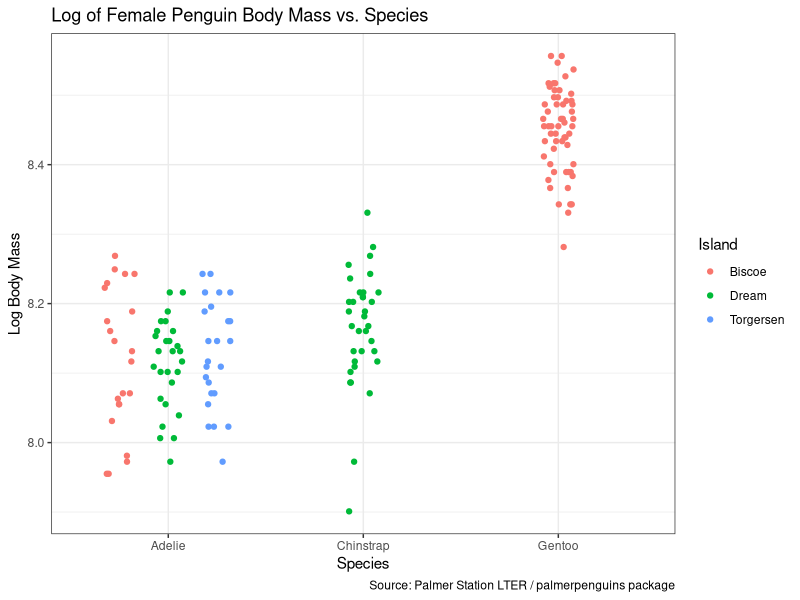
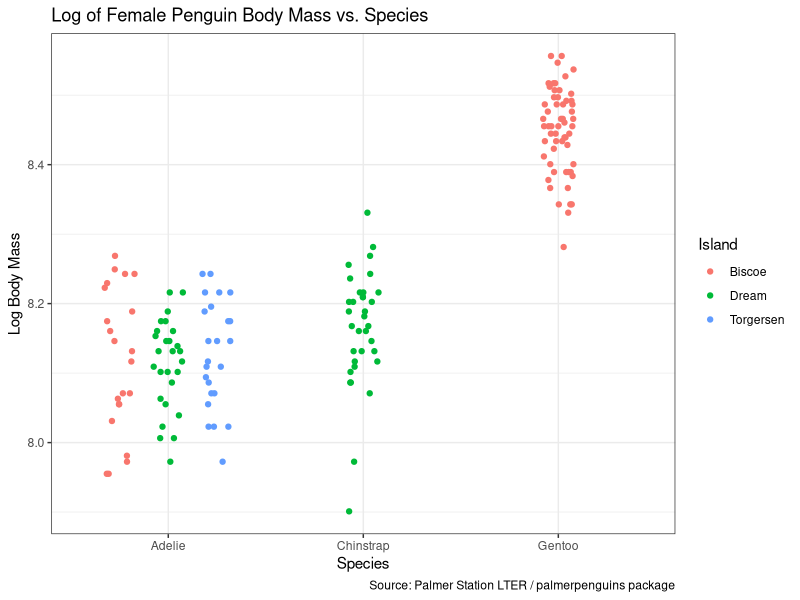

Write R code to recreate these figures, in order.
### Today we are going to plot penguin data ####
### Created by: Heather Carstensen #############
### Updated on: 2022-02-15 ####################

#### Load Libraries ######
library(palmerpenguins)
library(tidyverse)
library(here)

### Load data ######
# The data is part of the package and is called penguins
glimpse(penguins) # look at penguins data

### Data analysis #####

######## Part 1 ############
penguins %>%  # Use penguins dataframe
  drop_na(sex) %>%  # Drop NAs from sex
  group_by(species, island, sex) %>%  # Group by species, island, and sex
  summarise(mean_body_mass = mean(body_mass_g, na.rm = TRUE),  # Calculate mean of body mass, called mean_body_mass
            variance_body_mass = var(body_mass_g, na.rm = TRUE))  # Calculate variance of body mass, called variance_body_mass


########### Part 2 ############
penguins %>% # Use penguins dataframe
  filter(sex != "male") %>%  # Filter out males
  mutate(log_mass = log(body_mass_g)) %>%  # Mutate to add a new colum with log of body mass
  select(species, island, sex, log_mass) %>%  # Select the columns species, island, sex, log_mass
  ggplot(aes(x = species, # Start ggplot with species on x-axis
             y = log_mass,  # log_mass on y-axis
             color = island)) +  # mapping color to island
  geom_point(position = position_jitterdodge()) +  # Using point geometry with jitterdoge
  labs(x = "Species",  # Changing label for x-axis
       y = "Log Body Mass", # Changing label for y-axis
       title = "Log of Female Penguin Body Mass vs. Species", # Adding a plot title
       color = "Island", # Changing legend title
       caption = "Source: Palmer Station LTER / palmerpenguins package") +  # Adding a caption with data source
  theme_bw() # Changing theme 

ggsave(here("Week_4","Outputs","penguins_homework.png"),  # Saving output
       width = 5, height = 3) # Changing width and height of output
  